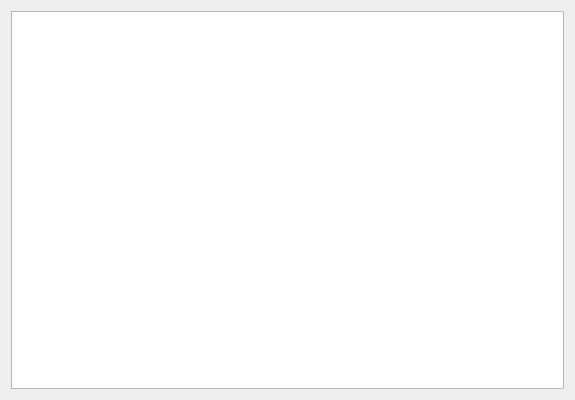
<?xml version="1.0" encoding="UTF-8"?>
<ui version="4.0">
    <class>BootSelectionDialog</class>
    <widget class="QDialog" name="BootSelectionDialog">
        <property name="geometry">
            <rect>
                <x>0</x>
                <y>0</y>
                <width>575</width>
                <height>400</height>
            </rect>
        </property>
        <property name="font">
            <font>
                <pointsize>12</pointsize>
            </font>
        </property>
        <property name="windowTitle">
            <string>Select OS to boot</string>
        </property>
        <layout class="QVBoxLayout" name="verticalLayout">
            <item>
                <widget class="QListWidget" name="list">
                    <property name="font">
                        <font>
                            <pointsize>12</pointsize>
                        </font>
                    </property>
                    <property name="spacing">
                        <number>2</number>
                    </property>
                </widget>
            </item>
        </layout>
    </widget>
    <resources/>
    <connections/>
</ui>
